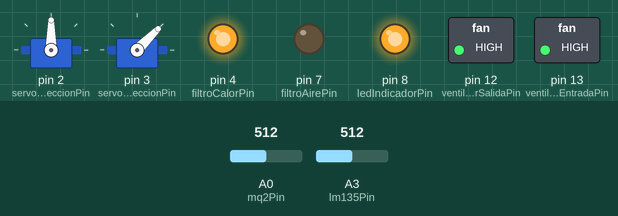
A sketch run on a simulated Arduino Uno, built with avr-gcc and run on an emulated ATmega328P. On the bench: 2 × servo, switched loads named in the sketch (green lamp = pin HIGH), output pins drawn as LEDs (lit = HIGH). The test bench sets the inputs (shaded band); at power-on: A0 (mq2Pin) = 512, A3 (lm135Pin) = 512.

Above: at 1.8 s.
1.9 s: A0 (mq2Pin) set to 598
3.4 s: A0 (mq2Pin) set to 622
At 5.0 s:
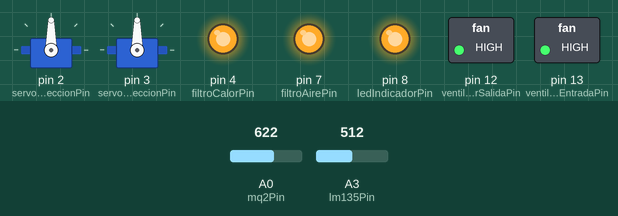
5.5 s: A3 (lm135Pin) set to 718
7.2 s: A3 (lm135Pin) set to 745
At 9.2 s:
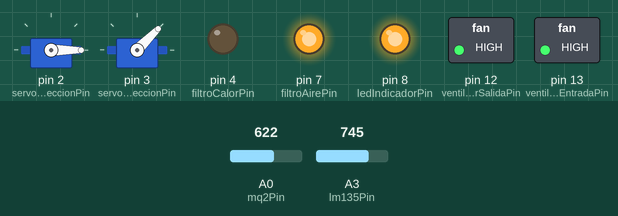
9.5 s: A0 (mq2Pin) set to 590
At 10.8 s:
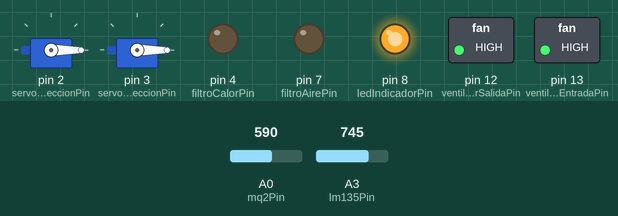
11.5 s: A0 (mq2Pin) set to 716
At 12.4 s:
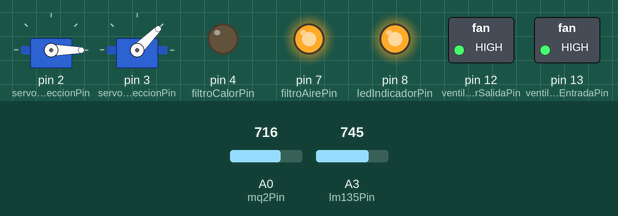
Timing chart, 0 to 14.5 s (numbered marks = the images above; inputs shaded):
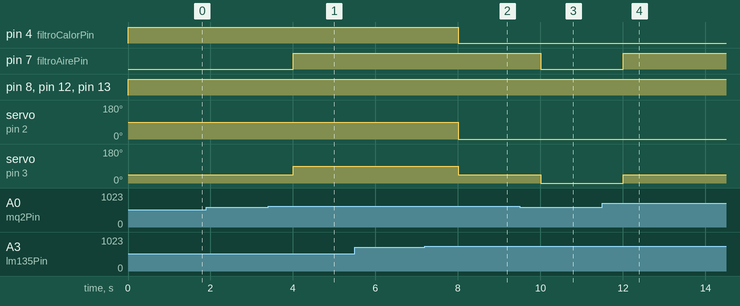

The sketch:

VdDF_V2.ino
```cpp
#include <Servo.h>

// Definir pines para sensores y actuadores
const int mq2Pin = A0;
const int lm135Pin = A3;
const int filtroAirePin = 7;
const int filtroCalorPin = 4;
const int servoPrimeraInterseccionPin = 2;
const int servoSegundaInterseccionPin = 3;
Servo servoPrimeraInterseccion;
Servo servoSegundaInterseccion;
const int ventiladorEntradaPin = 13; // Ventilador de entrada
const int ventiladorSalidaPin = 12; // Ventilador de salida
const int ledIndicadorPin = 8;

void setup() {
  // Inicialización de pines
  pinMode(filtroAirePin, OUTPUT);
  pinMode(filtroCalorPin, OUTPUT);
  pinMode(ventiladorEntradaPin, OUTPUT);
  pinMode(ventiladorSalidaPin, OUTPUT);
  pinMode(ledIndicadorPin, OUTPUT);

  // Inicialización de servos
  servoPrimeraInterseccion.attach(servoPrimeraInterseccionPin);
  servoSegundaInterseccion.attach(servoSegundaInterseccionPin);
}

void loop() {
  // Leer valores de los sensores
  int ppmAire = analogRead(mq2Pin); // Lee el valor del MQ-2
  int temperatura = analogRead(lm135Pin); // Lee el valor del LM-135

  // Convertir valores analógicos en ppm de aire y temperatura en grados Celsius
  ppmAire = map(ppmAire, 0, 1023, 0, 1000); // Suponiendo una escala de 0-1000 ppm
  float tempCelsius = (temperatura / 10.23) - 50; // Suponiendo una escala de 0-500°C

  // Control de filtro de aire
  if (ppmAire > 600) {
    digitalWrite(filtroAirePin, HIGH); // Encender el filtro de aire
  } else {
    digitalWrite(filtroAirePin, LOW); // Apagar el filtro de aire
  }

  // Control de filtro de calor
  if (tempCelsius < 22) {
    digitalWrite(filtroCalorPin, HIGH); // Encender el filtro de calor
  } else {
    digitalWrite(filtroCalorPin, LOW); // Apagar el filtro de calor
  }

  // Control de servomotor para la primera intersección
  if (tempCelsius >= 22) {
    servoPrimeraInterseccion.write(0); // 0 grados
  } else {
    servoPrimeraInterseccion.write(90); // 90 grados
  }

  // Control de servomotor para la segunda intersección
  if (tempCelsius >= 22 && ppmAire <= 600) {
    servoSegundaInterseccion.write(0); // 0 grados
  } else if (tempCelsius < 22 && ppmAire <= 600) {
    servoSegundaInterseccion.write(45); // 45 grados
  } else if (tempCelsius >= 22 && ppmAire > 600) {
    servoSegundaInterseccion.write(45); // 45 grados
  } else {
    servoSegundaInterseccion.write(90); // 90 grados
  }

  // Encender el ventilador de entrada
  digitalWrite(ventiladorEntradaPin, HIGH);

  // Encender el ventilador de salida
  digitalWrite(ventiladorSalidaPin, HIGH);

  // Encender el indicador LED
  digitalWrite(ledIndicadorPin, HIGH);

  // Retardo (ajusta el tiempo según sea necesario)
  delay(1000);
}
```

Measured:
- the behaviour switches between 614 and 615 on A0 (mq2Pin) (found by bisection; images 0 and 1)
- the behaviour switches between 736 and 737 on A3 (lm135Pin) (found by bisection; images 1 and 2)
- after the input at 1.9 s, every drawn part: stays the same
- after the input at 3.4 s, pin 7 (filtroAirePin): LOW → HIGH after 0.60 s; servo on pin 3 (servoSegundaInterseccionPin): 45° → 90° after 0.60 s
- after the input at 5.5 s, every drawn part: stays the same
- after the input at 7.2 s, pin 4 (filtroCalorPin): HIGH → LOW after 0.80 s; servo on pin 2 (servoPrimeraInterseccionPin): 90° → 0° after 0.80 s; servo on pin 3 (servoSegundaInterseccionPin): 90° → 45° after 0.80 s
- after the input at 9.5 s, pin 7 (filtroAirePin): HIGH → LOW after 0.51 s; servo on pin 3 (servoSegundaInterseccionPin): 45° → 0° after 0.51 s
- after the input at 11.5 s, pin 7 (filtroAirePin): LOW → HIGH after 0.51 s; servo on pin 3 (servoSegundaInterseccionPin): 0° → 45° after 0.51 s
